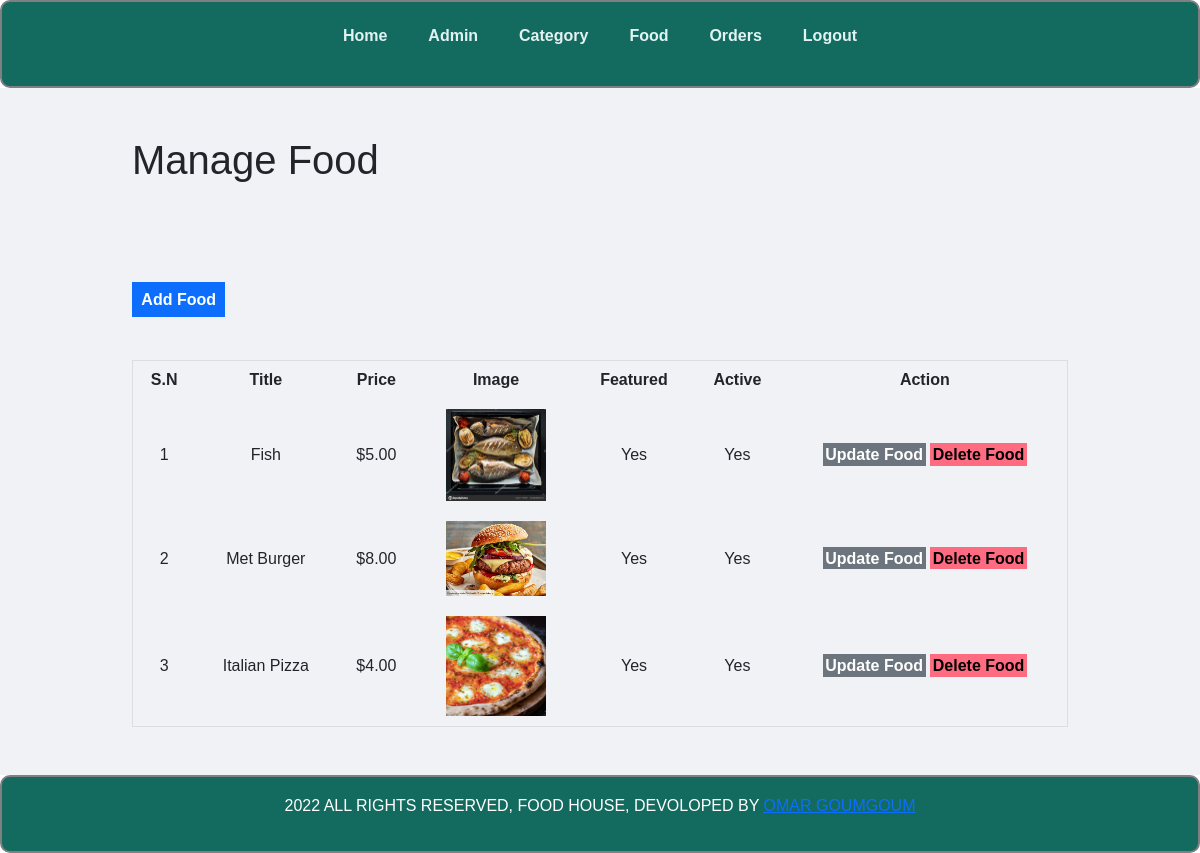
The app's page /admin/manager-food.php (signed in) with its own data.
### tables this page shows
CREATE TABLE `food` (
  `id` int(10) UNSIGNED NOT NULL,
  `title` varchar(150) NOT NULL,
  `description` varchar(255) NOT NULL,
  `price` decimal(10,2) NOT NULL,
  `image_name` varchar(100) NOT NULL,
  `category_id` int(10) UNSIGNED NOT NULL,
  `featured` varchar(10) NOT NULL,
  `active` varchar(10) NOT NULL
);

### admin/manager-food.php (the view, shortened to what this page needs)
<?php include("partials/menu.php"); ?>
    <div class="main-content">
        <div class="wrapper">
        <h1>Manage Food</h1>
        <br  /> <br>
        ?><br><br>
          <a href="add-food.php" class="btn-primary">Add Food</a>
          <br/> <br/> <br/>
          <div style="overflow-x: auto;" >
          <table class="tbl-full">
             <tr>
                <th>S.N</th>
                <th>Title</th>
                <th>Price</th>
                <th>Image</th>
                <th>Featured</th>
                <th>Active</th>
                <th>Action</th>
             </tr>
             <?php
               $sql= "SELECT*FROM food";
               $res=mysqli_query($conn,$sql);
               if($res==True){
                  $count=mysqli_num_rows($res);
                  if($count>0){
                     $sn=1;
                    while($rows=mysqli_fetch_assoc($res)){
                       $id=$rows['id'];
                       $title=$rows['title'];
                       $image_name=$rows['image_name'];
                       $featured=$rows['featured'];
                       $active=$rows['active'];
                       $price=$rows['price'];
                       ?>
               <tr>
               <td><?php echo $sn++; ?></td>
                <td><?php echo $title; ?></td>
                <td>$<?php echo $price; ?></td>
                <td><?php
                if($image_name!=""){
                  ?>
                  <img src="<?php echo SITEURL;?>images/food/<?php echo $image_name; ?>" width="100px">
                  <?php
                }
                else{
                  echo "<div class='error'>Image isn't Added.</div>";
                }
                 ?>
                </td>
                <td><?php echo $featured; ?></td>
                <td><?php echo $active; ?></td>
                <td>
                  <a href="<?php echo SITEURL;?>admin/update-food.php?id=<?php echo $id;?>&image_name=<?php echo $image_name; ?>" class="btn-secondary">Update Food</a>
                   <a href="<?php echo SITEURL;?>admin/delete-food.php?id=<?php echo $id;?>&image_name=<?php echo $image_name; ?>" class="btn-delete">Delete Food</a>
                </td>
               </tr>
               <?php
               }
            }
            else{
                echo "<tr><td colspan='7' class='erro'>Food is not Added Yet</td></tr>";
            }
         }
               ?>
          </table>
          </div>
        </div>
    </div>
<?php include("partials/footer.php"); ?>

### css/admin.css (style rules this page uses)
* { margin: 0; padding: 0; font-family: Arial, Helvetica, sans-serif; }
.wrapper { padding: 1%; width: 80%; margin: 0 auto; }
.tbl-full { width: 100%; }
table, td, th { border: 1px solid #ddd; text-align: center; }
table { border-collapse: collapse; width: 100%; }
th, td { padding: 10px; text-align: center; }
.btn-primary { background-color: #1e90ff; text-decoration: none; padding: 1%; color: white; font-weight: bold; }
.btn-secondary { background-color: #7bed9f; text-decoration: none; padding: 1%; color: black; font-weight: bold; }
.btn-delete { background-color: #ff6b81; text-decoration: none; padding: 1%; color: black; font-weight: bold; }
.main-content { background-color:#f1f2f6 ; padding: 3% 0; }

### records on screen
food: title "Fish", price "5.00", image_name (picture), featured "Yes", active "Yes"
food: title "Met Burger", price "8.00", image_name (picture), featured "Yes", active "Yes"
food: title "Italian Pizza", price "4.00", image_name (picture), featured "Yes", active "Yes"
